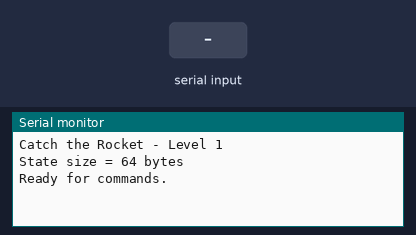
This sketch was run on a simulated ESP32. Parts: the last lines printed to the serial monitor. Inputs (shaded band) come from the test bench.

Above: at 2.8 s.
2.9 s: "DESCENT\n" received over Serial
At 3.5 s:
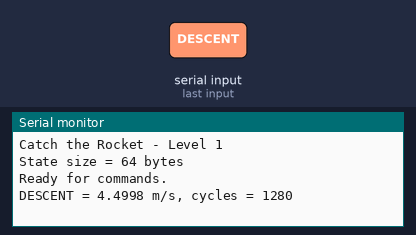
4.4 s: "LAND\n" received over Serial
At 5.6 s:
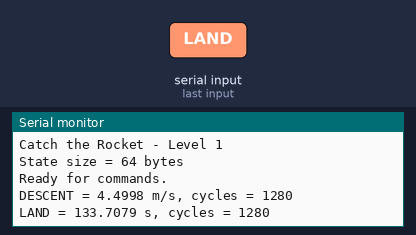
5.9 s: "STATS\n" received over Serial
At 7.0 s:
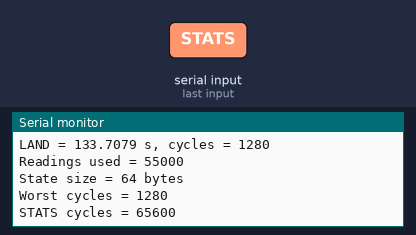
7.4 s: "1\n" received over Serial
At 8.1 s:
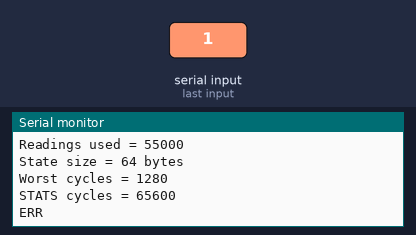

Measured:
- after the input at 2.9 s, the serial monitor: prints a new line at once (image 1)
- after the input at 4.4 s, the serial monitor: prints a new line at once (image 2)
- after the input at 5.9 s, the serial monitor: prints a new line at once (image 3)
- after the input at 7.4 s, the serial monitor: prints a new line at once (image 4)

The sketch:

Level_1.ino
```cpp
#define TRACKER_GLITCHES 0

// ===== OFFICIAL TRACKER: do not modify =====
static uint32_t trackerSeed = 20261001u;

static uint32_t trackerRand() {
  trackerSeed = trackerSeed * 1664525u + 1013904223u;
  return trackerSeed;
}

float nextAltitude() {
  const int64_t H0 = 31200;
  const int64_t V0 = 7850;
  const int64_t G = 981;
  const int64_t TD = 12000;
  const int64_t VD = -450;

  static int64_t t = 0;
  static int quiet = 0;

  int64_t tc = (t < TD) ? t : TD;

  int64_t h = H0
            + V0 * tc / 1000
            - G * tc * tc / 2000000;

  if (t > TD)
    h += VD * (t - TD) / 1000;

  uint32_t r = trackerRand();

  if (TRACKER_GLITCHES && t >= 1000 && quiet == 0 && (r >> 24) < 2) {
    quiet = 10;

    int64_t off = 5000 + (int64_t)((r >> 4) % 25001);

    h += ((r >> 3) & 1) ? off : -off;

    if (h < 0)
      h += 2 * off;
  }
  else {
    h += (int64_t)((r >> 8) % 401) - 200;
  }

  t++;

  return (float)h / 100.0f;
}
// ===== END OFFICIAL TRACKER =====


// ===== OUR STATE =====

struct State {
  uint32_t n;

  int64_t sumT;
  int64_t sumH;
  int64_t sumTH;
  int64_t sumT2;

  uint32_t worstCycles;

  double descent;
  double landTime;
};

State state = {0, 0, 0, 0, 0, 0, 0, 0};


// ===== PROCESS 100,000 READINGS =====

void processReadings() {

  for (uint32_t i = 0; i < 100000; i++) {

    uint32_t start = ESP.getCycleCount();

    float altitude = nextAltitude();

    // Use readings from 45 seconds onward
    if (i >= 45000) {

      // 45 seconds becomes t' = 0
      int64_t t = (int64_t)i - 45000;

      // Convert metres to centimetres
      int64_t h = (int64_t)(altitude * 100.0);

      state.n++;

      state.sumT  += t;
      state.sumH  += h;
      state.sumTH += t * h;
      state.sumT2 += t * t;
    }

    uint32_t end = ESP.getCycleCount();

    uint32_t cycles = end - start;

    if (cycles > state.worstCycles)
      state.worstCycles = cycles;
  }


  // ===== LEAST-SQUARES CALCULATION =====

  double n    = (double)state.n;
  double sumT  = (double)state.sumT;
  double sumH  = (double)state.sumH;
  double sumTH = (double)state.sumTH;
  double sumT2 = (double)state.sumT2;

  double denominator =
      n * sumT2 - sumT * sumT;

  double slope =
      (n * sumTH - sumT * sumH) / denominator;

  double intercept =
      (sumH - slope * sumT) / n;


  // Convert cm/ms → m/s
  state.descent = -slope * 10.0;


  // t' = 0 is 45 seconds
  double landingShifted = -intercept / slope;

  // Convert back to original time
  state.landTime =
      45.0 + landingShifted / 1000.0;
}


// ===== COMMAND HANDLER =====

void handleCommand(String command) {

  command.trim();

  if (command == "DESCENT") {

    uint32_t start = ESP.getCycleCount();

    double answer = state.descent;

    uint32_t cycles =
        ESP.getCycleCount() - start;

    Serial.print("DESCENT = ");
    Serial.print(answer, 4);
    Serial.print(" m/s, cycles = ");
    Serial.println(cycles);
  }

  else if (command == "LAND") {

    uint32_t start = ESP.getCycleCount();

    double answer = state.landTime;

    uint32_t cycles =
        ESP.getCycleCount() - start;

    Serial.print("LAND = ");
    Serial.print(answer, 4);
    Serial.print(" s, cycles = ");
    Serial.println(cycles);
  }

  else if (command == "STATS") {

    uint32_t start = ESP.getCycleCount();

    Serial.print("Readings used = ");
    Serial.println(state.n);

    Serial.print("State size = ");
    Serial.print(sizeof(State));
    Serial.println(" bytes");

    Serial.print("Worst cycles = ");
    Serial.println(state.worstCycles);

    uint32_t cycles =
        ESP.getCycleCount() - start;

    Serial.print("STATS cycles = ");
    Serial.println(cycles);
  }

  else {

    Serial.println("ERR");
  }
}


// ===== SETUP =====

void setup() {

  Serial.begin(115200);

  Serial.println("Catch the Rocket - Level 1");

  Serial.print("State size = ");
  Serial.print(sizeof(State));
  Serial.println(" bytes");

  processReadings();

  Serial.println("Ready for commands.");
}


// ===== LOOP =====

void loop() {

  if (Serial.available()) {

    String command =
        Serial.readStringUntil('\n');

    handleCommand(command);
  }
}
```
